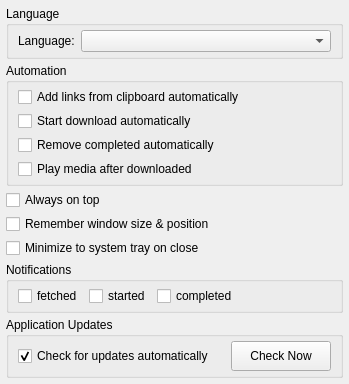
     <widget class="QWidget" name="tab_general">
      <attribute name="title">
       <string>General</string>
      </attribute>
      <layout class="QVBoxLayout" name="generalVLayout">
       <property name="spacing">
        <number>4</number>
       </property>
       <property name="leftMargin">
        <number>6</number>
       </property>
       <property name="topMargin">
        <number>6</number>
       </property>
       <property name="rightMargin">
        <number>6</number>
       </property>
       <property name="bottomMargin">
        <number>6</number>
       </property>
       <item>
        <widget class="QGroupBox" name="gp_Language">
         <property name="title">
          <string>Language</string>
         </property>
         <layout class="QHBoxLayout" name="langHLayout">
          <property name="topMargin">
           <number>4</number>
          </property>
          <property name="bottomMargin">
           <number>4</number>
          </property>
          <item>
           <widget class="QLabel" name="lblLang">
            <property name="text">
             <string>Language:</string>
            </property>
           </widget>
          </item>
          <item>
           <widget class="QComboBox" name="combo_Language">
            <property name="minimumSize">
             <size>
              <width>250</width>
              <height>0</height>
             </size>
            </property>
           </widget>
          </item>
          <item>
           <spacer name="langSpacer">
            <property name="orientation">
             <enum>Qt::Orientation::Horizontal</enum>
            </property>
            <property name="sizeHint" stdset="0">
             <size>
              <width>0</width>
              <height>0</height>
             </size>
            </property>
           </spacer>
          </item>
         </layout>
        </widget>
       </item>
       <item>
        <widget class="QGroupBox" name="groupAutomation">
         <property name="title">
          <string>Automation</string>
         </property>
         <layout class="QVBoxLayout" name="autoVLayout">
          <property name="spacing">
           <number>4</number>
          </property>
          <property name="topMargin">
           <number>4</number>
          </property>
          <property name="bottomMargin">
           <number>4</number>
          </property>
          <item>
           <widget class="QCheckBox" name="chk_add_clipboard_auto">
            <property name="text">
             <string>Add links from clipboard automatically</string>
            </property>
           </widget>
          </item>
          <item>
           <widget class="QCheckBox" name="chk_start_download_auto">
            <property name="text">
             <string>Start download automatically</string>
            </property>
           </widget>
          </item>
          <item>
           <widget class="QCheckBox" name="chk_remove_completed_auto">
            <property name="text">
             <string>Remove completed automatically</string>
            </property>
           </widget>
          </item>
          <item>
           <widget class="QCheckBox" name="chk_play_after_downloaded_auto">
            <property name="text">
             <string>Play media after downloaded</string>
            </property>
           </widget>
          </item>
         </layout>
        </widget>
       </item>
       <item>
        <widget class="QCheckBox" name="chkAlwaysOnTop">
         <property name="text">
          <string>Always on top</string>
         </property>
        </widget>
       </item>
       <item>
        <widget class="QCheckBox" name="chkRememberSizePos">
         <property name="text">
          <string>Remember window size &amp;&amp; position</string>
         </property>
        </widget>
       </item>
       <item>
        <widget class="QCheckBox" name="chk_minimize_to_tray">
         <property name="text">
          <string>Minimize to system tray on close</string>
         </property>
        </widget>
       </item>
       <item>
        <widget class="QGroupBox" name="groutNotification">
         <property name="title">
          <string>Notifications</string>
         </property>
         <layout class="QHBoxLayout" name="notifHLayout">
          <property name="topMargin">
           <number>4</number>
          </property>
          <property name="bottomMargin">
           <number>4</number>
          </property>
          <item>
           <widget class="QCheckBox" name="chk_notify_fetched">
            <property name="text">
             <string>fetched</string>
            </property>
           </widget>
          </item>
          <item>
           <widget class="QCheckBox" name="chk_notify_download_started">
            <property name="text">
             <string>started</string>
            </property>
           </widget>
          </item>
          <item>
           <widget class="QCheckBox" name="chk_notify_download_completed">
            <property name="text">
             <string>completed</string>
            </property>
           </widget>
          </item>
          <item>
           <spacer name="notifSpacer">
            <property name="orientation">
             <enum>Qt::Orientation::Horizontal</enum>
            </property>
            <property name="sizeHint" stdset="0">
             <size>
              <width>0</width>
              <height>0</height>
             </size>
            </property>
           </spacer>
          </item>
         </layout>
        </widget>
       </item>
       <item>
        <widget class="QGroupBox" name="groupAppUpdates">
         <property name="title">
          <string>Application Updates</string>
         </property>
         <layout class="QHBoxLayout" name="updatesHLayout">
          <property name="topMargin">
           <number>4</number>
          </property>
          <property name="bottomMargin">
           <number>4</number>
          </property>
          <item>
           <widget class="QCheckBox" name="chk_auto_update">
            <property name="text">
             <string>Check for updates automatically</string>
            </property>
            <property name="checked">
             <bool>true</bool>
            </property>
           </widget>
          </item>
          <item>
           <spacer name="updateSpacer">
            <property name="orientation">
             <enum>Qt::Orientation::Horizontal</enum>
            </property>
            <property name="sizeHint" stdset="0">
             <size>
              <width>0</width>
              <height>0</height>
             </size>
            </property>
           </spacer>
          </item>
          <item>
           <widget class="QPushButton" name="btn_check_update">
            <property name="minimumSize">
             <size>
              <width>100</width>
              <height>30</height>
             </size>
            </property>
            <property name="text">
             <string>Check Now</string>
            </property>
           </widget>
          </item>
         </layout>
        </widget>
       </item>
       <item>
        <spacer name="generalSpacer">
         <property name="orientation">
          <enum>Qt::Orientation::Vertical</enum>
         </property>
         <property name="sizeHint" stdset="0">
          <size>
           <width>0</width>
           <height>0</height>
          </size>
         </property>
        </spacer>
       </item>
      </layout>
     </widget>
